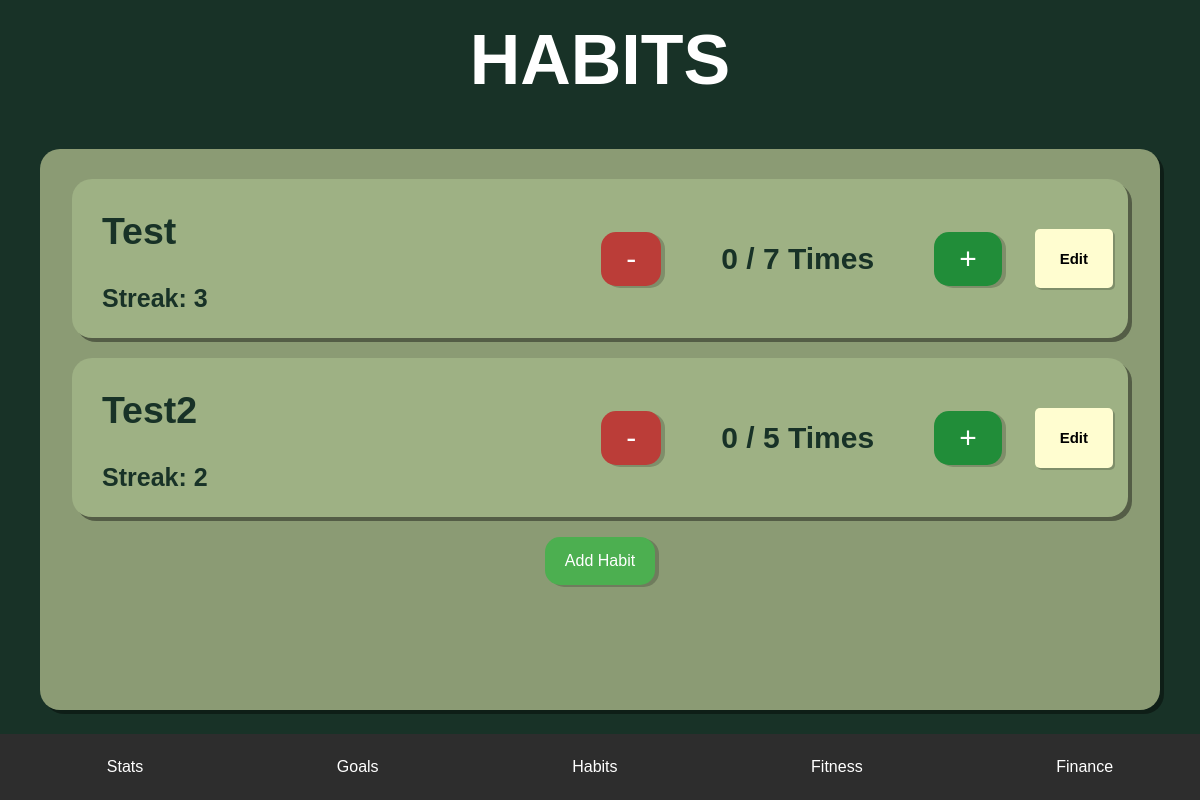
Page /Habit.html on the earlier database version.
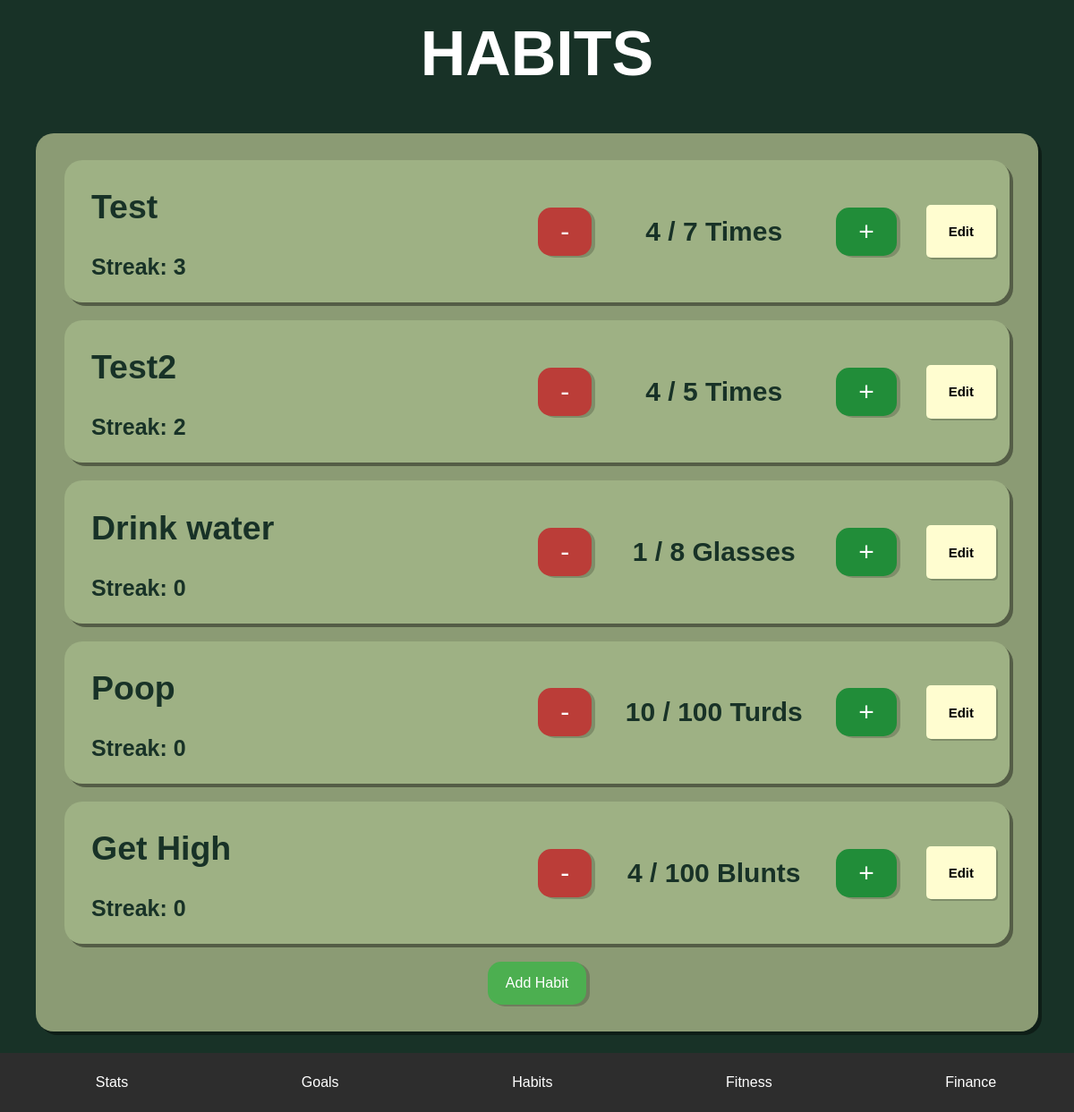
Same page on the later database version.
### tables this page shows
CREATE TABLE habits (
        id INTEGER PRIMARY KEY AUTOINCREMENT,
        Name TEXT NOT NULL,
        Goal INTEGER NOT NULL,
        Increment INTEGER NOT NULL,
        Unit TEXT NOT NULL,
        Progress INTEGER DEFAULT 0,
        Streak INTEGER DEFAULT 0
    );

### app.py (the view)
@app.route('/')
@app.route('/Habit.html')
def home():
    conn = get_db_connection()
    cursor = conn.cursor()
    cursor.execute("SELECT * FROM habits")
    habits = cursor.fetchall()
    habit_data = []
    for habit in habits:
        habit_data.append({
            'id': habit['id'],
            'Name': habit['Name'],
            'Goal': habit['Goal'],
            'Increment': habit['Increment'],
            'Unit': habit['Unit'],
            'Progress': habit['Progress'],
            'Streak': habit['Streak']
        })
    conn.close()
    return render_template('Habit.html', habits=habit_data)

### app.py (called while the page is built)
def get_db_connection():
    conn = sqlite3.connect('Tracker.db')
    conn.row_factory = sqlite3.Row
    return conn

### templates/Habit.html (shortened to what this page needs)
<!DOCTYPE html>
<html lang="en">
<head>
  <link rel="stylesheet" href="/static/styles.css">
</head>
<body>
  <h1>HABITS</h1>
  <div class="tracked-container" id="habit-container">
    {% for habit in habits %}
    <div class="tracked-item">
      <div class="tracked-habit">
        <h2 class="habit">{{ habit['Name'] }} </h2>
        <p class="tracked-item-streak">Streak: {{ habit['Streak'] }}</p>
      </div>
      <div class="tracked-progress">
        <button class="habit-decrement" onclick="decrementCounter({{ habit['id'] }})">-</button>
        <p><span id="progress-{{ habit['id'] }}">{{ habit['Progress'] }}</span> / {{ habit['Goal'] }} {{ habit['Unit'] }}</p>
        <button class="habit-increment" onclick="incrementCounter({{ habit['id'] }})">+</button>
      </div>
      <a href="ManageHabit.html?id= {{habit.id}} ">Edit</a>
    </div>
    {% endfor %}
    <a href="AddHabit.html">Add Habit</a>
  </div>
  <nav class="navbar">
      <a href="Stat.html">Stats</a>
      <a href="Goal.html">Goals</a>
      <a href="Habit.html">Habits</a>
      <a href="Fitness.html">Fitness</a>
      <a href="Finance.html">Finance</a>
</body>
</html>

### static/styles.css (style rules this page uses)
body { background-color: #183227; font-family: 'Arial', sans-serif; margin: 0; box-sizing: border-box; height: 100vh; display: flex; font-style: bold; flex-direction: column; cursor: url('default_cursor.png') 64 64, auto; }
h1 { text-align: center; margin-top: 20px; color: #fff; font-size: 70px; }
.tracked-container { width: 90%; margin: 2px auto; margin-bottom: 90px; flex: 1; background-color: #8b9b74; border-radius: 20px; display: flex; flex-direction: column; align-items: center; overflow-y: auto; padding: 20px; box-shadow: 4px 4px rgba(0, 0, 0, 0.4); }
.tracked-container a { background-color: #4CAF50; text-decoration: none; color: white; padding: 15px 20px; margin: 10px 0; border: none; cursor: pointer; border-radius: 15px; box-shadow: 4px 2px rgba(0, 0, 0, 0.2); }
.tracked-item { width: 95%; margin: 10px 0; padding: 0px 15px; background-color: #9eb184; border-radius: 20px; color: white; display: flex; align-items: center; justify-content: space-between; box-shadow: 4px 4px rgba(0, 0, 0, 0.4); font-size: 18px; font-weight: bold; color: #183227; }
.tracked-habit { padding-left: 15px; font-size: 25px; flex: 1; text-align: left; }
.tracked-progress { flex: 1; display: flex; align-items: center; justify-content: center; gap: 10px; width: 50%; }
.tracked-progress p { font-size: 30px; display: inline-block; width: 50%; text-align: center; white-space: nowrap; }
.habit-decrement { cursor: url('giant_cursor.png') 16 16, auto; background-color: #bb3d38; text-decoration: none; font-size: 30px; font-style: bold; color: white; margin: 10px; padding: 10px 25px; border: none; cursor: pointer; border-radius: 15px; box-shadow: 4px 2px rgba(0, 0, 0, 0.2); }
.habit-increment { background-color: #218d39; text-decoration: none; font-size: 30px; font-style: bold; color: white; margin: 10px; padding: 10px 25px; border: none; cursor: url('giant_cursor.png') 16 16, auto; border-radius: 15px; box-shadow: 4px 2px rgba(0, 0, 0, 0.2); }
.tracked-item a { display: flex; align-items: center; justify-content: center; text-align: center; color: black; text-decoration: none; background-color: #FFFDD0; padding: 10px 25px; border-radius: 5px; box-shadow: 2px 2px rgba(0, 0, 0, 0.2); font-size: 14px; height: 25%; width: fit-content; max-width: 150px; flex-shrink: 0; font-size: 15px }
.navbar { background-color: #2d2d2d; position: fixed; bottom: 0; left: 0; width: 100%; display: flex; align-items: center; justify-content: space-around; padding: 10px; }
.navbar a { float: left; display: block; color: white; padding: 14px 16px; text-decoration: none; border-radius: 15px; cursor: url('giant_cursor.png') 16 16, auto; }

Differences in the rows shown:
changed habits "Test": Progress "0" → "4"
changed habits "Test2": Progress "0" → "4"
added habits: Name "Drink water", Streak "0", Progress "1", Goal "8", Unit "Glasses"
added habits: Name "Poop", Streak "0", Progress "10", Goal "100", Unit "Turds"
added habits: Name "Get High", Streak "0", Progress "4", Goal "100", Unit "Blunts"
